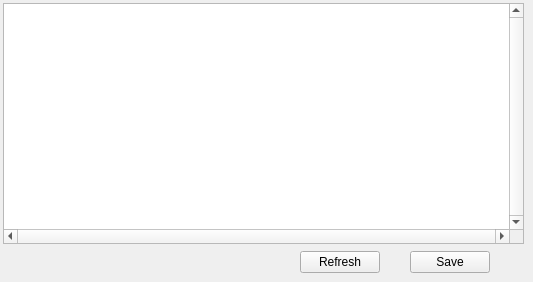
    <widget class="QWidget" name="tab_14">
     <property name="toolTip">
      <string>Initialization file</string>
     </property>
     <attribute name="title">
      <string>Init</string>
     </attribute>
     <widget class="QPlainTextEdit" name="InitFileEditor">
      <property name="geometry">
       <rect>
        <x>3</x>
        <y>3</y>
        <width>521</width>
        <height>241</height>
       </rect>
      </property>
      <property name="font">
       <font>
        <family>Monospace</family>
       </font>
      </property>
      <property name="verticalScrollBarPolicy">
       <enum>Qt::ScrollBarAlwaysOn</enum>
      </property>
      <property name="horizontalScrollBarPolicy">
       <enum>Qt::ScrollBarAlwaysOn</enum>
      </property>
      <property name="lineWrapMode">
       <enum>QPlainTextEdit::NoWrap</enum>
      </property>
      <property name="plainText">
       <string notr="true"/>
      </property>
     </widget>
     <widget class="QPushButton" name="pushButton_3">
      <property name="geometry">
       <rect>
        <x>410</x>
        <y>251</y>
        <width>80</width>
        <height>22</height>
       </rect>
      </property>
      <property name="text">
       <string>Save</string>
      </property>
     </widget>
     <widget class="QPushButton" name="pushButton_4">
      <property name="geometry">
       <rect>
        <x>300</x>
        <y>251</y>
        <width>80</width>
        <height>22</height>
       </rect>
      </property>
      <property name="text">
       <string>Refresh</string>
      </property>
     </widget>
    </widget>
